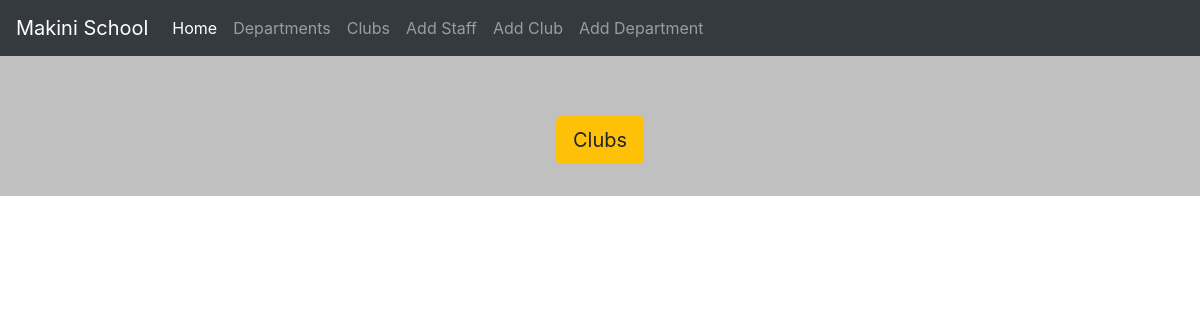
Page /clubs on the earlier database version.
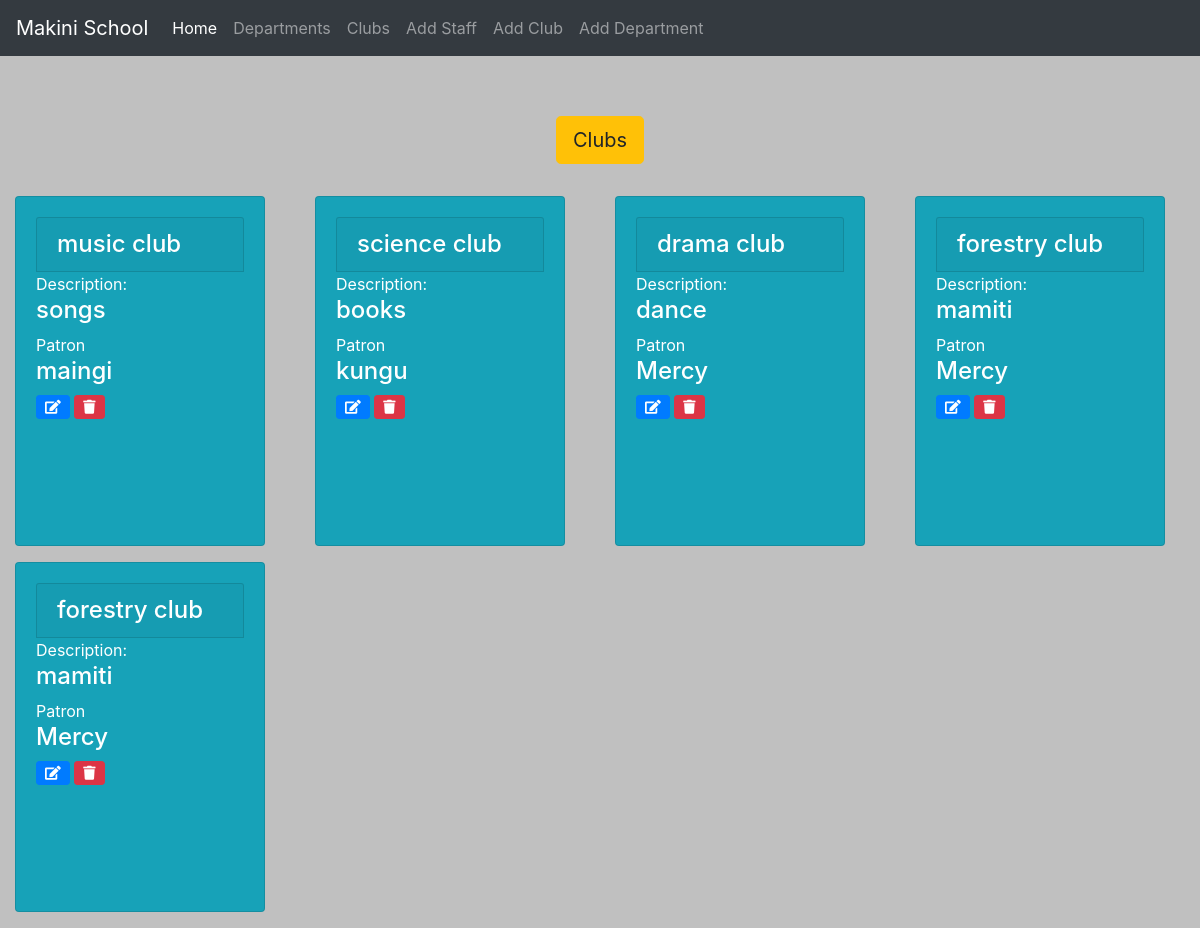
Same page on the later database version.
### website/models.py (models this page shows, shortened)
class Club(models.Model):
    club_name=models.CharField(max_length=100)
    description=models.CharField(max_length=500)
    patron=models.CharField(max_length=100)

### website/views.py (the view)
# urls.py: path('clubs',views.club,name='clubs'),
def club(request):
    clubs=Club.objects.all()
    return render(request,'website/clubs.html',{'clubs':clubs})

### website/templates/website/clubs.html (shortened to what this page needs)
{% extends 'website/base.html' %}
{% load crispy_forms_tags %}
{% block content %}
<div class="container-fluid" style="background-color: silver;padding-top:5%;">
    <h5 class="text-center"><a href="{% url 'website:clubs' %}" class="btn btn-lg btn-warning">Clubs</a></i></h5><br>
    {% if clubs %}
    <div class="row">
        {%for club in clubs%}
        <div class="col-sm-3">
            <div class="panel panel-success">
                <div class="panel-body">
                    <div class="card text-white bg-info mb-3" style="width:250px;height:350px">
                        <div class="card-body">
                            <h4 class="card card-header">{{club.club_name}}&nbsp;club</h4>
                            <div class="caption">
                                Description:
                                <h4>{{club.description}}</h4>
                               Patron
                                <h4>{{club.patron}}</h4>
                                <a href="{% url 'website:update-club' club.id %}" class="btn btn-sm btn-primary"><i class="fas fa-edit"></i></a>
                                <a href="{% url 'website:delete-club' club.id %}" class="btn btn-sm btn-danger"><i class="fas fa-trash"></i></a>
                            </div>
                    </div>
                    </div>
                </div>
            </div>
        </div>
        {%endfor%}
    {% endif %}
    </div>
</div>
{% endblock %}

### website/templates/website/base.html (shortened to what this page needs)
<html lang="en">
<head>
{% load static %}
<link rel="stylesheet" href="https://stackpath.bootstrapcdn.com/bootstrap/4.3.1/css/bootstrap.min.css">
<link rel="stylesheet" href="https://use.fontawesome.com/releases/v5.8.1/css/all.css">
</head>
<body>
<nav class="navbar navbar-expand-lg navbar-dark bg-dark">
  <a class="navbar-brand" href="{% url 'website:index' %}">Makini School</a>
  <div class="collapse navbar-collapse" id="navbarSupportedContent">
    <ul class="navbar-nav mr-auto">
      <li class="nav-item active">
        <a class="nav-link" href="{% url 'website:index' %}">Home <span class="sr-only">(current)</span></a>
      </li>
      <li class="nav-item">
        <a class="nav-link" href="{% url 'website:departments' %}">Departments</a>
      </li>
      <li class="nav-item">
        <a class="nav-link" href="{% url 'website:clubs' %}">Clubs</a>
      </li>
      <li class="nav-item">
        <a class="nav-link" href="{% url 'website:create_staff' %}">Add Staff</a>
      </li>
      <li class="nav-item">
        <a class="nav-link" href="{% url 'website:create_club' %}">Add Club</a>
      </li>
       <li class="nav-item">
        <a class="nav-link" href="{% url 'website:create_department' %}">Add Department</a>
      </li>
    </ul>
  </div>
</nav>
{% block content %}{% endblock %}
</body>
</html>

Differences in the rows shown:
added Club: club_name "music", description "songs", patron "maingi"
added Club: club_name "science", description "books", patron "kungu"
added Club: club_name "drama", description "dance", patron "Mercy"
added Club: club_name "forestry", description "mamiti", patron "Mercy"
added Club: club_name "forestry", description "mamiti", patron "Mercy"
